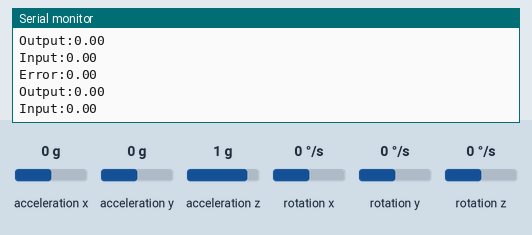
Recording of a sketch running on a simulated Arduino Uno, built with avr-gcc and run on an emulated ATmega328P. On the bench: the last lines printed to the serial monitor. The test bench sets the inputs (shaded band); at power-on: acceleration x 0 g, acceleration y 0 g, acceleration z 1 g, rotation x 0 °/s, rotation y 0 °/s, rotation z 0 °/s.

Above: at 4.2 s.
4.3 s: acceleration x set to -1.4 g
At 5.3 s:
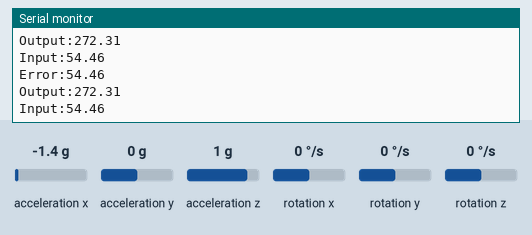
5.8 s: acceleration x set to 0 g
At 6.3 s:
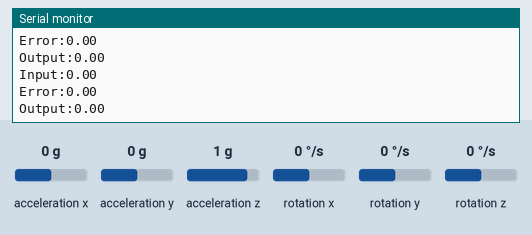
8.8 s: acceleration x set to -0.8 g
At 9.6 s:
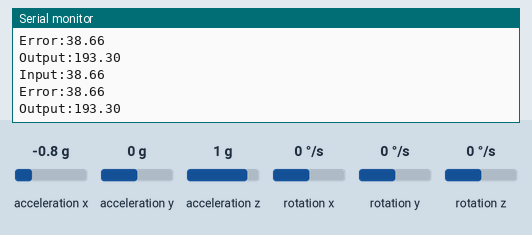
11.8 s: acceleration x set to 0.8 g
At 12.5 s:
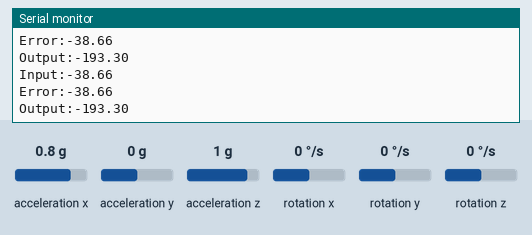
14.8 s: acceleration x set to -0.1 g
At 15.8 s:
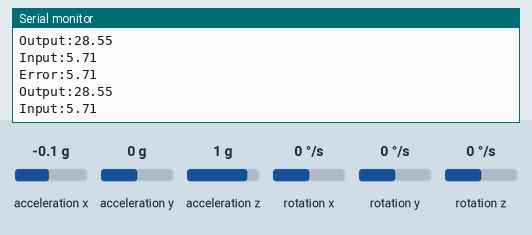
Timing chart, 0 to 17.8 s (numbered marks = the images above; inputs shaded):
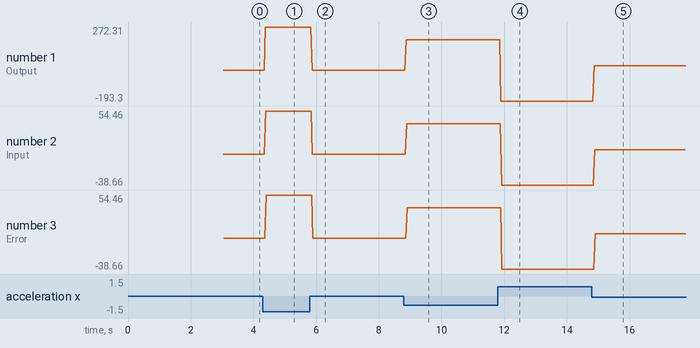

The sketch:

PID_ROLL.ino
```cpp
/*
  Maxim 4 pasi stanga dreapta
  Setpoint  = [-2,2]

**/

#include "Wire.h"
#include <MPU6050_light.h>

MPU6050 mpu(Wire);


double Input,Setpoint, Output, Kp, Ki, Kd;
double lastError, integral = 0;

double lastInput = 0;
long time=0;


void setup() {

 Serial.begin(9600);
  Wire.begin();

  byte status = mpu.begin();
  Serial.print(F("MPU6050 status: "));
  Serial.println(status);
  while(status!=0){ } // stop everything if could not connect to MPU6050

  Serial.println(F("Calculating offsets, do not move MPU6050"));
  delay(1000);
  mpu.calcOffsets(true,true); // gyro and accelero


  int c=500;

  while(c > 0){
    c--;
    mpu.update();
    Input = mpu.getAngleY();
    //delay(5);
  }

  mpu.update();
  Input = mpu.getAngleY();
  Setpoint = Input;
  Serial.println(Setpoint);
  Kp = 5; // Proportional gain
//  Ki = 0.1; // Integral gain
//  Kd = 0.05; // Derivative gain


   Serial.println("Done!\n");

}

void loop() {

  double error = diff(Input); // Calculate the error
  integral += error; // Update the integral
  double derivative = error - lastError; // Calculate the derivative
  Output = Kp * error + Ki * integral + Kd * derivative; // Calculate the output
  lastError = error; // Update the last error

  if(Output > 500) Output = 500;
  if(Output < -500) Output = -500;

  Serial.print("Output:"); Serial.print(Output);Serial.println("");
  Serial.print("Input:"); Serial.print(Input);Serial.println("");
  Serial.print("Error:"); Serial.print(error);Serial.println("");


  int c=5;

  while(c > 0){
    c--;
    mpu.update();
    //Input = mpu.getAngleX();
    //delay(5);
  }

  mpu.update();
  Input = mpu.getAngleY(); // Read the encoder position
//  delay(10);


}

double diff(double x){
 double dif=0;

 dif = x - Setpoint;

 if( dif < 2 && dif > -2)

   return 0;

  return dif;

}
```

Measured:
- after the input at 4.3 s, the serial monitor: prints a new line after 0.08 s (image 1)
- after the input at 8.8 s, the serial monitor: prints a new line after 0.07 s (image 3)
- after the input at 11.8 s, the serial monitor: prints a new line after 0.10 s (image 4)
- after the input at 14.8 s, the serial monitor: prints a new line after 0.07 s (image 5)
- plotted number 1: 0 → 272.31 after the input at 4.3 s, 0 → 193.3 after the input at 8.8 s, 193.3 → -193.3 after the input at 11.8 s, -193.3 → 28.55 after the input at 14.8 s
- plotted number 2: 0 → 54.46 after the input at 4.3 s, 0 → 38.66 after the input at 8.8 s, 38.66 → -38.66 after the input at 11.8 s, -38.66 → 5.71 after the input at 14.8 s
- plotted number 3: 0 → 54.46 after the input at 4.3 s, 0 → 38.66 after the input at 8.8 s, 38.66 → -38.66 after the input at 11.8 s, -38.66 → 5.71 after the input at 14.8 s
